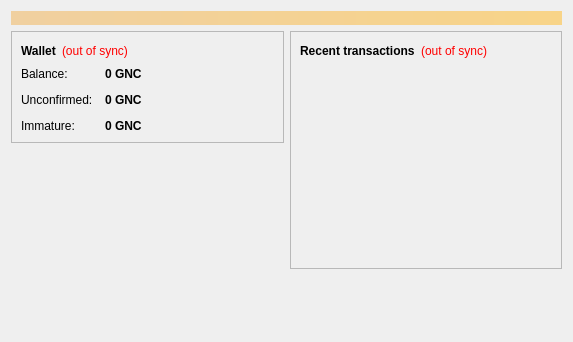
<?xml version="1.0" encoding="UTF-8"?>
<ui version="4.0">
 <class>OverviewPage</class>
 <widget class="QWidget" name="OverviewPage">
  <property name="geometry">
   <rect>
    <x>0</x>
    <y>0</y>
    <width>573</width>
    <height>342</height>
   </rect>
  </property>
  <property name="windowTitle">
   <string>Form</string>
  </property>
  <layout class="QVBoxLayout" name="topLayout">
   <item>
    <widget class="QLabel" name="labelAlerts">
     <property name="visible">
      <bool>false</bool>
     </property>
     <property name="styleSheet">
      <string notr="true">background-color: qlineargradient(x1: 0, y1: 0, x2: 1, y2: 0, stop:0 #F0D0A0, stop:1 #F8D488); color:#000000;</string>
     </property>
     <property name="wordWrap">
      <bool>true</bool>
     </property>
     <property name="margin">
      <number>3</number>
     </property>
    </widget>
   </item>
   <item>
    <layout class="QHBoxLayout" name="horizontalLayout" stretch="1,1">
     <item>
      <layout class="QVBoxLayout" name="verticalLayout_2">
       <item>
        <widget class="QFrame" name="frame">
         <property name="frameShape">
          <enum>QFrame::StyledPanel</enum>
         </property>
         <property name="frameShadow">
          <enum>QFrame::Raised</enum>
         </property>
         <layout class="QVBoxLayout" name="verticalLayout_4">
          <item>
           <layout class="QHBoxLayout" name="horizontalLayout_4">
            <item>
             <widget class="QLabel" name="label_5">
              <property name="font">
               <font>
                <weight>75</weight>
                <bold>true</bold>
               </font>
              </property>
              <property name="text">
               <string>Wallet</string>
              </property>
             </widget>
            </item>
            <item>
             <widget class="QLabel" name="labelWalletStatus">
              <property name="toolTip">
               <string>The displayed information may be out of date. Your wallet automatically synchronizes with the Glancoin network after a connection is established, but this process has not completed yet.</string>
              </property>
              <property name="styleSheet">
               <string notr="true">QLabel { color: red; }</string>
              </property>
              <property name="text">
               <string notr="true">(out of sync)</string>
              </property>
              <property name="alignment">
               <set>Qt::AlignLeading|Qt::AlignLeft|Qt::AlignVCenter</set>
              </property>
             </widget>
            </item>
            <item>
             <spacer name="horizontalSpacer_2">
              <property name="orientation">
               <enum>Qt::Horizontal</enum>
              </property>
              <property name="sizeHint" stdset="0">
               <size>
                <width>40</width>
                <height>20</height>
               </size>
              </property>
             </spacer>
            </item>
           </layout>
          </item>
          <item>
           <layout class="QFormLayout" name="formLayout_2">
            <property name="fieldGrowthPolicy">
             <enum>QFormLayout::AllNonFixedFieldsGrow</enum>
            </property>
            <property name="horizontalSpacing">
             <number>12</number>
            </property>
            <property name="verticalSpacing">
             <number>12</number>
            </property>
            <item row="0" column="0">
             <widget class="QLabel" name="label">
              <property name="text">
               <string>Balance:</string>
              </property>
             </widget>
            </item>
            <item row="0" column="1">
             <widget class="QLabel" name="labelBalance">
              <property name="font">
               <font>
                <weight>75</weight>
                <bold>true</bold>
               </font>
              </property>
              <property name="cursor">
               <cursorShape>IBeamCursor</cursorShape>
              </property>
              <property name="toolTip">
               <string>Your current balance</string>
              </property>
              <property name="text">
               <string notr="true">0 GNC</string>
              </property>
              <property name="textInteractionFlags">
               <set>Qt::LinksAccessibleByMouse|Qt::TextSelectableByKeyboard|Qt::TextSelectableByMouse</set>
              </property>
             </widget>
            </item>
            <item row="1" column="0">
             <widget class="QLabel" name="label_3">
              <property name="text">
               <string>Unconfirmed:</string>
              </property>
             </widget>
            </item>
            <item row="1" column="1">
             <widget class="QLabel" name="labelUnconfirmed">
              <property name="font">
               <font>
                <weight>75</weight>
                <bold>true</bold>
               </font>
              </property>
              <property name="cursor">
               <cursorShape>IBeamCursor</cursorShape>
              </property>
              <property name="toolTip">
               <string>Total of transactions that have yet to be confirmed, and do not yet count toward the current balance</string>
              </property>
              <property name="text">
               <string notr="true">0 GNC</string>
              </property>
              <property name="textInteractionFlags">
               <set>Qt::LinksAccessibleByMouse|Qt::TextSelectableByKeyboard|Qt::TextSelectableByMouse</set>
              </property>
             </widget>
            </item>
            <item row="2" column="0">
             <widget class="QLabel" name="labelImmatureText">
              <property name="text">
               <string>Immature:</string>
              </property>
             </widget>
            </item>
            <item row="2" column="1">
             <widget class="QLabel" name="labelImmature">
              <property name="font">
               <font>
                <weight>75</weight>
                <bold>true</bold>
               </font>
              </property>
              <property name="toolTip">
               <string>Mined balance that has not yet matured</string>
              </property>
              <property name="text">
               <string notr="true">0 GNC</string>
              </property>
              <property name="textInteractionFlags">
               <set>Qt::LinksAccessibleByMouse|Qt::TextSelectableByKeyboard|Qt::TextSelectableByMouse</set>
              </property>
             </widget>
            </item>
           </layout>
          </item>
         </layout>
        </widget>
       </item>
	   <item>
        <widget class="QLabel" name="label_wallet_bgcoin">
         <property name="text">
          <string/>
         </property>
         <property name="pixmap">
          <pixmap resource="../bitcoin.qrc">:/images/wallet_bgcoin</pixmap>
         </property>
         <property name="scaledContents">
          <bool>false</bool>
         </property>
         <property name="alignment">
          <set>Qt::AlignCenter</set>
         </property>
         <property name="margin">
          <number>70</number>
         </property>
        </widget>
       </item>
       <item>
        <spacer name="verticalSpacer">
         <property name="orientation">
          <enum>Qt::Vertical</enum>
         </property>
         <property name="sizeHint" stdset="0">
          <size>
           <width>20</width>
           <height>40</height>
          </size>
         </property>
        </spacer>
       </item>
      </layout>
     </item>
     <item>
      <layout class="QVBoxLayout" name="verticalLayout_3">
       <item>
        <widget class="QFrame" name="frame_2">
         <property name="frameShape">
          <enum>QFrame::StyledPanel</enum>
         </property>
         <property name="frameShadow">
          <enum>QFrame::Raised</enum>
         </property>
         <layout class="QVBoxLayout" name="verticalLayout">
          <item>
           <layout class="QHBoxLayout" name="horizontalLayout_2">
            <item>
             <widget class="QLabel" name="label_4">
              <property name="text">
               <string>&lt;b&gt;Recent transactions&lt;/b&gt;</string>
              </property>
             </widget>
            </item>
            <item>
             <widget class="QLabel" name="labelTransactionsStatus">
              <property name="toolTip">
               <string>The displayed information may be out of date. Your wallet automatically synchronizes with the Glancoin network after a connection is established, but this process has not completed yet.</string>
              </property>
              <property name="styleSheet">
               <string notr="true">QLabel { color: red; }</string>
              </property>
              <property name="text">
               <string notr="true">(out of sync)</string>
              </property>
              <property name="alignment">
               <set>Qt::AlignRight|Qt::AlignTrailing|Qt::AlignVCenter</set>
              </property>
             </widget>
            </item>
            <item>
             <spacer name="horizontalSpacer">
              <property name="orientation">
               <enum>Qt::Horizontal</enum>
              </property>
              <property name="sizeHint" stdset="0">
               <size>
                <width>40</width>
                <height>20</height>
               </size>
              </property>
             </spacer>
            </item>
           </layout>
          </item>
          <item>
           <widget class="QListView" name="listTransactions">
            <property name="styleSheet">
             <string notr="true">QListView { background: transparent; }</string>
            </property>
            <property name="frameShape">
             <enum>QFrame::NoFrame</enum>
            </property>
            <property name="verticalScrollBarPolicy">
             <enum>Qt::ScrollBarAlwaysOff</enum>
            </property>
            <property name="horizontalScrollBarPolicy">
             <enum>Qt::ScrollBarAlwaysOff</enum>
            </property>
            <property name="selectionMode">
             <enum>QAbstractItemView::NoSelection</enum>
            </property>
           </widget>
          </item>
         </layout>
        </widget>
       </item>
       <item>
        <spacer name="verticalSpacer_2">
         <property name="orientation">
          <enum>Qt::Vertical</enum>
         </property>
         <property name="sizeHint" stdset="0">
          <size>
           <width>20</width>
           <height>40</height>
          </size>
         </property>
        </spacer>
       </item>
      </layout>
     </item>
    </layout>
   </item>
  </layout>
 </widget>
 <resources/>
 <connections/>
</ui>
